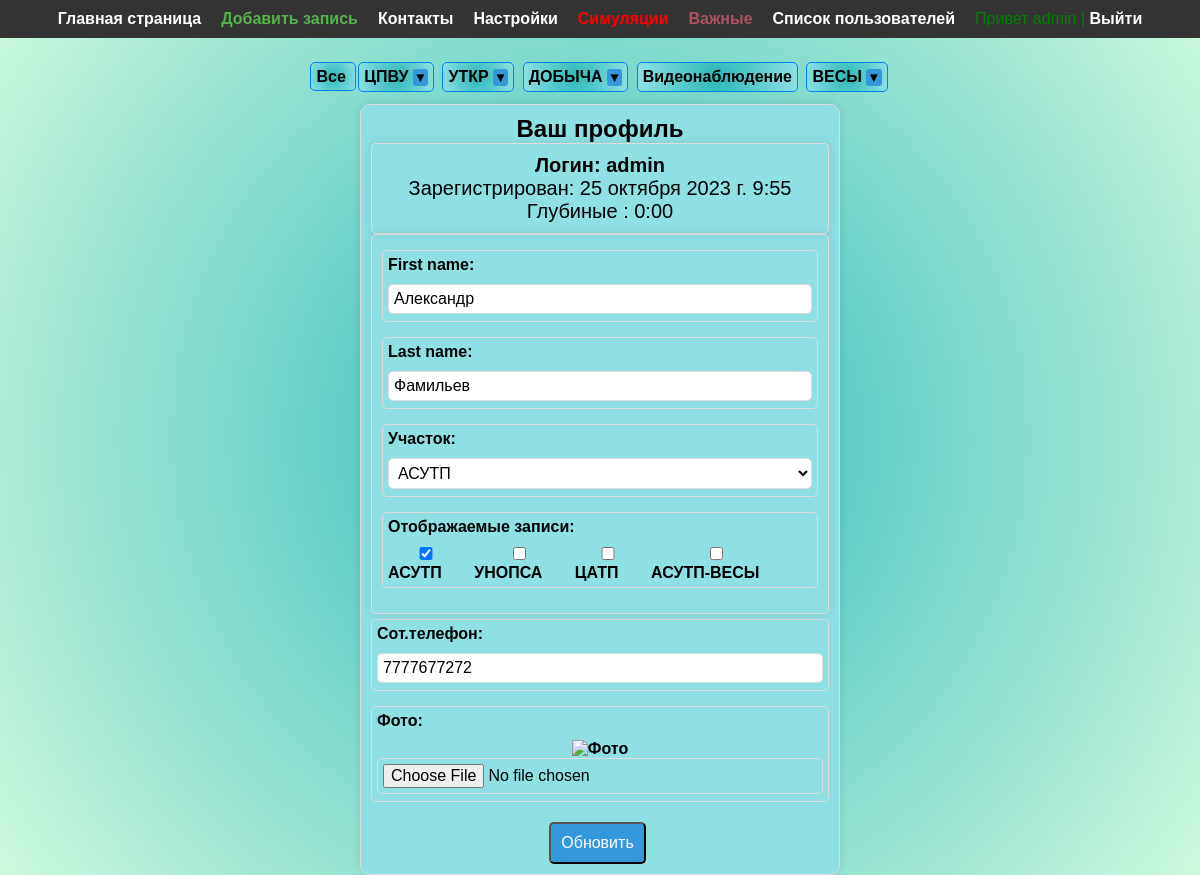
The app's page /profile/2 (signed in) with its own data.
### Blog/models.py (models this page shows, shortened)
class Category(MPTTModel):
    objects = models.Manager()
    name = models.CharField(max_length=100, db_index=True, verbose_name="Категория")
    slug = models.SlugField(max_length=255, unique=True, db_index=True, verbose_name="Slug")
    parent = TreeForeignKey('self', on_delete=models.CASCADE, null=True, blank=True, related_name='children')
    level = models.PositiveIntegerField(default=0)  # Define the default value for the 'level' field
    lft = models.PositiveIntegerField(default=0)  # Определите значение по умолчанию для поля 'lft'
    rght = models.PositiveIntegerField(default=0)  # Определите значение по умолчанию для поля 'rght'
    class MPTTMeta:
        order_insertion_by = ['name']
    class Meta:
        verbose_name = 'Категория'
        verbose_name_plural = 'Категории'
        ordering = ['id']

### users/models.py (models this page shows, shortened)
class Profile(models.Model):
    user = models.OneToOneField(User, on_delete=models.CASCADE)
    is_seller = models.BooleanField(default=False)
    rating = models.IntegerField(default=0)
    review = models.TextField(blank=True)
    image = models.ImageField(verbose_name='Аватарка', default='default.jpg', upload_to='profile_pics')
    city = models.CharField(verbose_name='Участок', max_length=3, choices=CITY_CHOICES, blank=True)
    phone = models.IntegerField(default=0, blank=True)
    notifications = models.TextField(blank=True, null=True)
    time_glybinie = models.TimeField(blank=True, null=True)
    city_filter = models.CharField(
        max_length=255,  # Укажите подходящую максимальную длину
        blank=True,
    )

### users/views.py (the view)
# urls.py: path('profile/<int:user_id>', user_views.profile, name='profile'),
def profile(request, user_id):
    user = get_object_or_404(User, id=user_id)
    prof = get_object_or_404(Profile, user=user)
    if request.method == 'POST':
        u_form = UserUpdateForm(request.POST, instance=request.user)
        p_form = ProfileUpdateForm(request.POST, request.FILES, instance=request.user.profile)
        if u_form.is_valid() and p_form.is_valid():
            if 'image' in request.FILES:
                prof.image = request.FILES['image']
            first_name = u_form.cleaned_data.get('first_name')
            last_name = u_form.cleaned_data.get('last_name')
            phone = p_form.cleaned_data.get('phone')
            prof.phone = phone
            selected_cities = p_form.cleaned_data.get('city_filter', [])
            city_filter_value = ",".join(selected_cities)
            prof.city_filter = city_filter_value
            city = request.POST.get('city', '')
            prof.city = city
            p_form.save()
            is_seller = request.POST.get('is_seller', False)
            prof.is_seller = bool(is_seller)
            user.first_name = first_name
            user.last_name = last_name
            user.save()
            prof.save()
            messages.success(request, f'Ваш профиль успешно обновлен.')
            return redirect(f'/profile/{user_id}')
    else:
        u_form = UserUpdateForm(instance=request.user)
        p_form = ProfileUpdateForm(instance=request.user.profile)
    context = {
        'u_form': u_form,
        'p_form': p_form,
        'menu': menu,
        'profile': prof
    }
    return render(request, 'users/profile.html', context)

### users/forms.py
class UserUpdateForm(forms.ModelForm):
    class Meta:
        model = User
        fields = ['first_name', 'last_name']

class ProfileUpdateForm(forms.ModelForm):
    city = forms.ChoiceField(choices=CITY_CHOICES, label='Участок')
    image = forms.ImageField(label='Фото', required=False, widget=ImagePreviewClearableFileInput(attrs={'accept': 'image/*'}))
    phone = forms.IntegerField(required=False, label="Сот.телефон")
    city_filter = forms.MultipleChoiceField(
        required=False,
        widget=forms.CheckboxSelectMultiple,  # Для отображения как чекбоксы
        choices=CITY_CHOICES,  # Ваш список городов
    )
    class Meta:
        model = Profile
        fields = ['city',  'phone', 'image', 'city_filter']

### Blog/context_processors.py (called while the page is built)
def unread_notifications(request):
    if request.user.is_authenticated:
        profile = Profile.objects.get(user=request.user)
        notifications = profile.notifications.split('\n') if profile.notifications else []
        has_unread_notifications = any("Пост" in notification for notification in notifications)
    else:
        has_unread_notifications = False
    return {'has_unread_notifications': has_unread_notifications}

### Blog/templatetags/blog_tags.py (called while the page is built)
@register.inclusion_tag('blog/list_categories.html')
def show_categories(sort=None):
    if not sort:
        top_categories = Category.objects.filter(parent__isnull=True)
    else:
        top_categories = Category.objects.filter(parent__isnull=True).order_by(sort)
    def get_child_categories(category):
        child_categories = category.children.all()
        for child_category in child_categories:
            child_category.child_categories = get_child_categories(child_category)
        return child_categories
    for category in top_categories:
        category.child_categories = get_child_categories(category)
    return {"cats": top_categories}

### users/templates/users/profile.html (shortened to what this page needs)
{% extends "blog/base.html" %}
{% load custom_tags %}
{% block content %}
<div class="content-profile">
    <h2>Ваш профиль</h2>
    <div class="form-title">
        <div class="form-container">
            <div class="media-body">
                <h4 class="account-heading">Логин: {{ user.username }}</h4>
                <p class="text-secondary">Зарегистрирован: {{ user.date_joined }}</p>
                <p class="text-secondary">Глубиные : {{ profile.time_glybinie }}</p>
            </div>
        </div>
        <form method="POST" enctype="multipart/form-data">
            <div class="form-container">
                <div class="form-field">
                    <label class="form-label" for="{{ u_form.first_name.id_for_label }}">
                        {{ u_form.first_name.label}}:</label>
                    {{ u_form.first_name }}
                </div>
                <div class="form-field">
                    <label class="form-label" for="{{ u_form.last_name.id_for_label }}">
                        {{ u_form.last_name.label}}:</label>
                    {{ u_form.last_name }}
                </div>
                <div class="form-field">
                    <label class="form-label" for="{{ p_form.city.id_for_label }}">
                        {{ p_form.city.label}}:</label>
                    {{ p_form.city}}
                </div>
                <div class="form-field">
                    <label class="form-label" for="{{ p_form.city_filter_for_label }}">
                        Отображаемые записи:</label>
                    <div class="checkbox-row">
        {% for value, label in p_form.city_filter.field.choices %}
            <label>
                <input type="checkbox" name="{{ p_form.city_filter.name }}" value="{{ value }}"
                       {% if value in p_form.city_filter.value %} checked {% endif %}>
                {{ label }}
            </label>
        {% endfor %}
    </div>
                </div>
            </div>
            <div class="form-field">
                <label class="form-label" for="{{ p_form.phone_for_label }}">
                    {{ p_form.phone.label}}:</label>
                {{ p_form.phone}}
            </div>
            <div class="form-field">
                <label class="form-label" for="{{ p_form.image_for_label }}">
                    {{ p_form.image.label}}:</label>
                <div class="form-image"> {{ p_form.image}}</div>
            </div>
    </div>
    <div class="form-group">
        <button class="button" type="submit">Обновить</button>
    </div>
</div>
{% endblock content %}

### Blog/templates/blog/main_menu.html (shortened to what this page needs)
{% block main-menu %}
<nav>
    <ul class="menu">
        {% for m in menu %}
            {% if m.title == "Добавить запись" %}
                <li class="line"><a href="{% url m.url_name %}" style="color: #54b44b;"> {{m.title}} </a></li>
            {% else %}
                <li class="line"><a href="{% url m.url_name %}">{{m.title}}</a></li>
            {% endif %}
        {% endfor %}
        {% if request.user.is_authenticated %}
        <li class="line">
            <a href="{% url 'profile' user.id %}">Настройки </a></li>
        <li class="line"  >
            <a href="{% url 'posts_simulyation' %}" style="color: red;">Симуляции</a></li>
         <li class="line">
            <a href="{% url 'posts_important' %}"   style="color: #ad5262;" >Важные</a></li>
        <li class="line">
            <a href="{% url 'user_list' %}">Список пользователей</a></li>
        <li class="m-right"> Привет {{user.username}} | <a href="{% url 'logout' %}">Выйти</a></li>
        {% else %}
        <li class="m-right"><a href="{% url 'register' %}">Регистрация</a> | <a
                href="{% url 'login' %}">Войти</a></li>
        {% endif %}
    </ul>
</nav>
{% endblock %}

### Blog/templates/blog/list_categories.html (shortened to what this page needs)
 {% for category in cats %}
    <li class="menu-li">
      <a href="{% url 'category' category.slug %}" >
        {{ category.name }}
      </a>
      {% if category.child_categories %}
        <button class="toggle-btn" data-target="children-list-{{ category.slug }}">
          &#x25BC;
        </button>
      {% endif %}
    </li>
  {% endfor %}

### Blog/static/blog/css/menu.css (style rules this page uses)
* { margin: 0; padding: 0; box-sizing: border-box; }
nav { display: flex; justify-content: space-between; align-items: left; margin: 0 auto; padding: 0 20px; }
.menu-li { border: 1px solid #0080FF; border-radius: 5px; padding:5px; background: radial-gradient(circle, #2bb8ba, #8ee0e2); }
.line { margin-right: 20px; }
.m-right { margin-right: 100; color: green; }
.menu a { text-decoration: none; color: white; font-weight: bold; transition: color 0.3s; }
.menu { display: flex; justify-content: center; list-style: none; position: fixed; top: 0; width: 100%; background-color: #333; color: #fff; padding: 10px 0; //padding-left: 25%; z-index: 1000; left: 0; }

### Blog/static/blog/css/form_style.css (style rules this page uses)
.form-container { width: 100%; padding: 10px; border: 1px solid #ddd; border-radius: 5px; box-shadow: 0px 0px 10px rgba(0, 0, 0, 0.1); }
.form-title { text-align: center; font-size: 20px; margin: 0px auto; }
.form-label { display: block; font-weight: bold; margin: 0px 10px 10px 0px; }
.form-field { width: 100%; padding: 5px; margin-bottom: 15px; margin-top: 5px; border: 1px solid #ddd; border-radius: 5px; font-size: 16px; flex: 1; margin-right: 10px; text-align:left; font-weight: bold; }
.form-field input { width: 100%; padding: 5px; margin-bottom: 2px; border: 1px solid #ddd; border-radius: 5px; font-size: 16px; }
.form-field select { width: 100%; padding: 5px; margin-bottom: 2px; border: 1px solid #ddd; border-radius: 5px; font-size: 16px; background-color: white; }
.form-image { text-align: center; }
.checkbox-row { display: flex; flex-wrap: wrap; gap: 10px; align-items: center; }
.checkbox-row input[type="checkbox"] { margin-right: 5px; }

### Blog/static/blog/css/content_index.css (style rules this page uses)
.content-profile { width: 40%; border: 1px solid #ddd; background-color: #8ee0e2; padding: 10px; margin-top: 20px; margin: 0 auto; border-radius: 10px; box-shadow: 0px 0px 10px rgba(0, 0, 0, 0.1); }

### Blog/static/blog/css/category.css (style rules this page uses)
.categories li { display: inline-block; margin: 2px; // background-color:#c3d5b1; }
.categories a { text-decoration: none; color: black; font-weight: bold; font-size: 16px; transition: color 0.3s ease; }

### Blog/static/blog/css/styles.css (style rules this page uses)
body { font-family: 'Arial'; margin: 0; padding: 0; height: 100%; width: 100%; text-align: center; //background-image: url('/media/back.jpg'); background-size: cover; background-repeat: no-repeat; background: radial-gradient(circle, #2bb8ba, #ccf9dd); }
a { color: blue; text-decoration: none; }
.button { display: inline-block; padding: 10px; margin:5px 5px 0px 0px; font-size: 16px; text-color: white; border-radius: 5px; cursor: pointer; background-color: #3498db; color: white; text-align: center; text-decoration: none; transition: background-color 0.3s ease; }

### Blog/templates/blog/list_categories.html (style rules this page uses)
.toggle-btn { background-color: #3498db; color: black; border: none; padding: 1px 1px; border-radius: 3px; cursor: pointer; transition: background-color 0.3s, transform 0.2s; }

### records on screen
Category: name "ЦПВУ"
Category: name "УТКР"
Category: name "ДОБЫЧА"
Category: name "Видеонаблюдение"
Category: name "ВЕСЫ"
Profile: time_glybinie "0:00"
Profile: city "АСУТП", city_filter "☑", phone "7777677272"

### other values on screen
{{ m.title }} "Главная страница" "Контакты"
{{ m.title }} "Добавить запись"
{{ user.username }} "admin"
{{ user.date_joined }} "25 октября 2023 г. 9:55"
{{ u_form.first_name.label }} "First name"
{{ u_form.last_name.label }} "Last name"
{{ p_form.city.label }} "Участок"
{{ label }} "АСУТП" "УНОПСА" "ЦАТП" "АСУТП-ВЕСЫ"
{{ p_form.phone.label }} "Сот.телефон"
{{ p_form.image.label }} "Фото"
